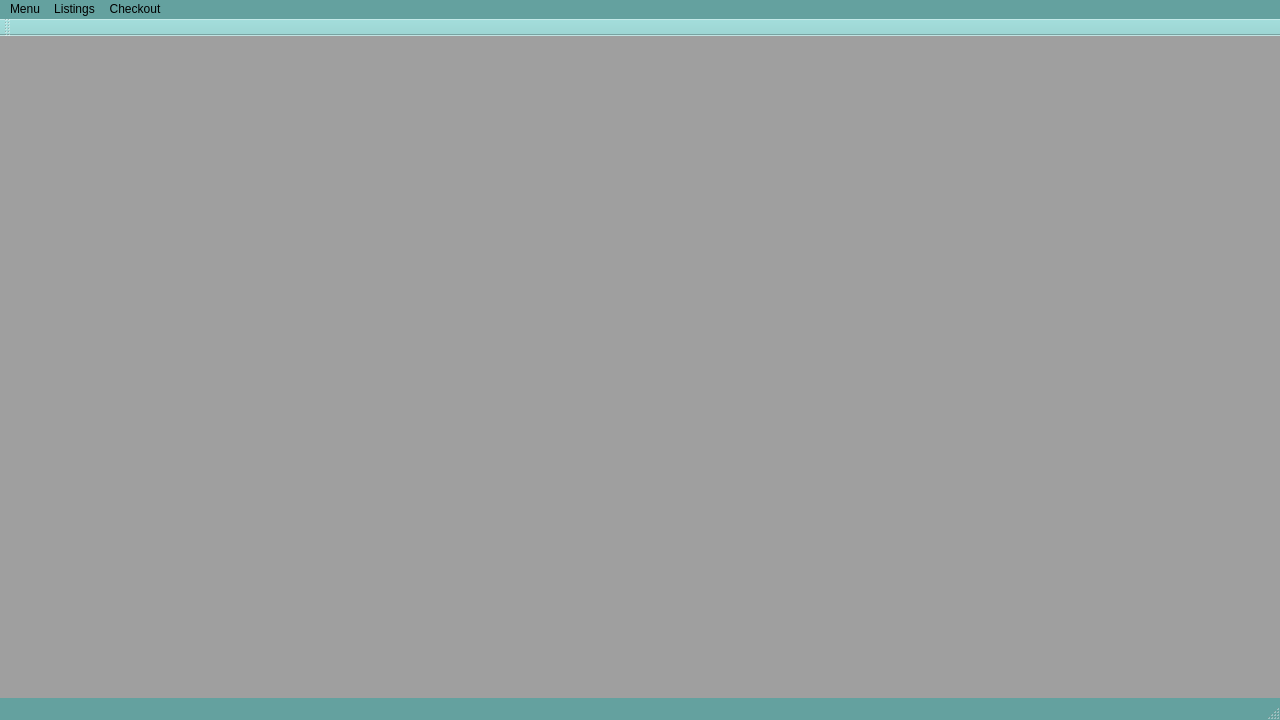
<?xml version="1.0" encoding="UTF-8"?>
<ui version="4.0">
 <class>MainWindow</class>
 <widget class="QMainWindow" name="MainWindow">
  <property name="geometry">
   <rect>
    <x>0</x>
    <y>0</y>
    <width>1280</width>
    <height>720</height>
   </rect>
  </property>
  <property name="sizePolicy">
   <sizepolicy hsizetype="Fixed" vsizetype="Fixed">
    <horstretch>0</horstretch>
    <verstretch>0</verstretch>
   </sizepolicy>
  </property>
  <property name="maximumSize">
   <size>
    <width>1280</width>
    <height>720</height>
   </size>
  </property>
  <property name="windowTitle">
   <string>MainWindow</string>
  </property>
  <property name="windowIcon">
   <iconset resource="res.qrc">
    <normaloff>:/images/images/Icon.png</normaloff>:/images/images/Icon.png</iconset>
  </property>
  <widget class="QWidget" name="centralWidget">
   <widget class="QMdiArea" name="mdiArea">
    <property name="geometry">
     <rect>
      <x>0</x>
      <y>0</y>
      <width>1280</width>
      <height>720</height>
     </rect>
    </property>
    <property name="sizePolicy">
     <sizepolicy hsizetype="Fixed" vsizetype="Fixed">
      <horstretch>0</horstretch>
      <verstretch>0</verstretch>
     </sizepolicy>
    </property>
   </widget>
  </widget>
  <widget class="QMenuBar" name="menuBar">
   <property name="geometry">
    <rect>
     <x>0</x>
     <y>0</y>
     <width>1280</width>
     <height>21</height>
    </rect>
   </property>
   <property name="styleSheet">
    <string notr="true">#menuBar{
background-color: rgb(100, 161, 159);
}</string>
   </property>
   <widget class="QMenu" name="menuMenu">
    <property name="title">
     <string>Menu</string>
    </property>
    <addaction name="actionChange_User"/>
    <addaction name="actionNew_User"/>
    <addaction name="separator"/>
    <addaction name="actionSave_Order"/>
    <addaction name="actionSave_Order_As"/>
    <addaction name="actionLoad_Order"/>
    <addaction name="separator"/>
    <addaction name="actionExit"/>
   </widget>
   <widget class="QMenu" name="menuCheckout">
    <property name="title">
     <string>Listings</string>
    </property>
    <addaction name="actionPage_1"/>
    <addaction name="actionPage_2"/>
    <addaction name="actionPage_3"/>
   </widget>
   <widget class="QMenu" name="menuCheckout_2">
    <property name="title">
     <string>Checkout</string>
    </property>
   </widget>
   <addaction name="menuMenu"/>
   <addaction name="menuCheckout"/>
   <addaction name="menuCheckout_2"/>
  </widget>
  <widget class="QStatusBar" name="statusBar">
   <property name="styleSheet">
    <string notr="true">#statusBar{
background-color: rgb(100, 161, 159);
}</string>
   </property>
  </widget>
  <widget class="QToolBar" name="mainToolBar">
   <property name="styleSheet">
    <string notr="true">#mainToolBar{
background-color: rgb(157, 213, 211);
}</string>
   </property>
   <attribute name="toolBarArea">
    <enum>TopToolBarArea</enum>
   </attribute>
   <attribute name="toolBarBreak">
    <bool>false</bool>
   </attribute>
  </widget>
  <action name="actionChange_User">
   <property name="text">
    <string>Change User</string>
   </property>
  </action>
  <action name="actionNew_User">
   <property name="text">
    <string>New User</string>
   </property>
  </action>
  <action name="actionSave_Order">
   <property name="text">
    <string>Save Order</string>
   </property>
  </action>
  <action name="actionSave_Order_As">
   <property name="text">
    <string>Save Order As</string>
   </property>
  </action>
  <action name="actionLoad_Order">
   <property name="text">
    <string>Load Order</string>
   </property>
  </action>
  <action name="actionExit">
   <property name="text">
    <string>Exit</string>
   </property>
  </action>
  <action name="actionPage_1">
   <property name="text">
    <string>Page 1</string>
   </property>
  </action>
  <action name="actionPage_2">
   <property name="text">
    <string>Page 2</string>
   </property>
  </action>
  <action name="actionPage_3">
   <property name="text">
    <string>Page 3</string>
   </property>
  </action>
 </widget>
 <layoutdefault spacing="6" margin="11"/>
 <resources>
  <include location="res.qrc"/>
 </resources>
 <connections>
  <connection>
   <sender>actionExit</sender>
   <signal>triggered()</signal>
   <receiver>MainWindow</receiver>
   <slot>close()</slot>
   <hints>
    <hint type="sourcelabel">
     <x>-1</x>
     <y>-1</y>
    </hint>
    <hint type="destinationlabel">
     <x>639</x>
     <y>359</y>
    </hint>
   </hints>
  </connection>
  <connection>
   <sender>actionChange_User</sender>
   <signal>triggered()</signal>
   <receiver>MainWindow</receiver>
   <slot>crLgSc()</slot>
   <hints>
    <hint type="sourcelabel">
     <x>-1</x>
     <y>-1</y>
    </hint>
    <hint type="destinationlabel">
     <x>639</x>
     <y>359</y>
    </hint>
   </hints>
  </connection>
  <connection>
   <sender>actionPage_1</sender>
   <signal>triggered()</signal>
   <receiver>MainWindow</receiver>
   <slot>crLiP1()</slot>
   <hints>
    <hint type="sourcelabel">
     <x>-1</x>
     <y>-1</y>
    </hint>
    <hint type="destinationlabel">
     <x>639</x>
     <y>359</y>
    </hint>
   </hints>
  </connection>
 </connections>
 <slots>
  <slot>crLgSc()</slot>
  <slot>crLiP1()</slot>
 </slots>
</ui>
